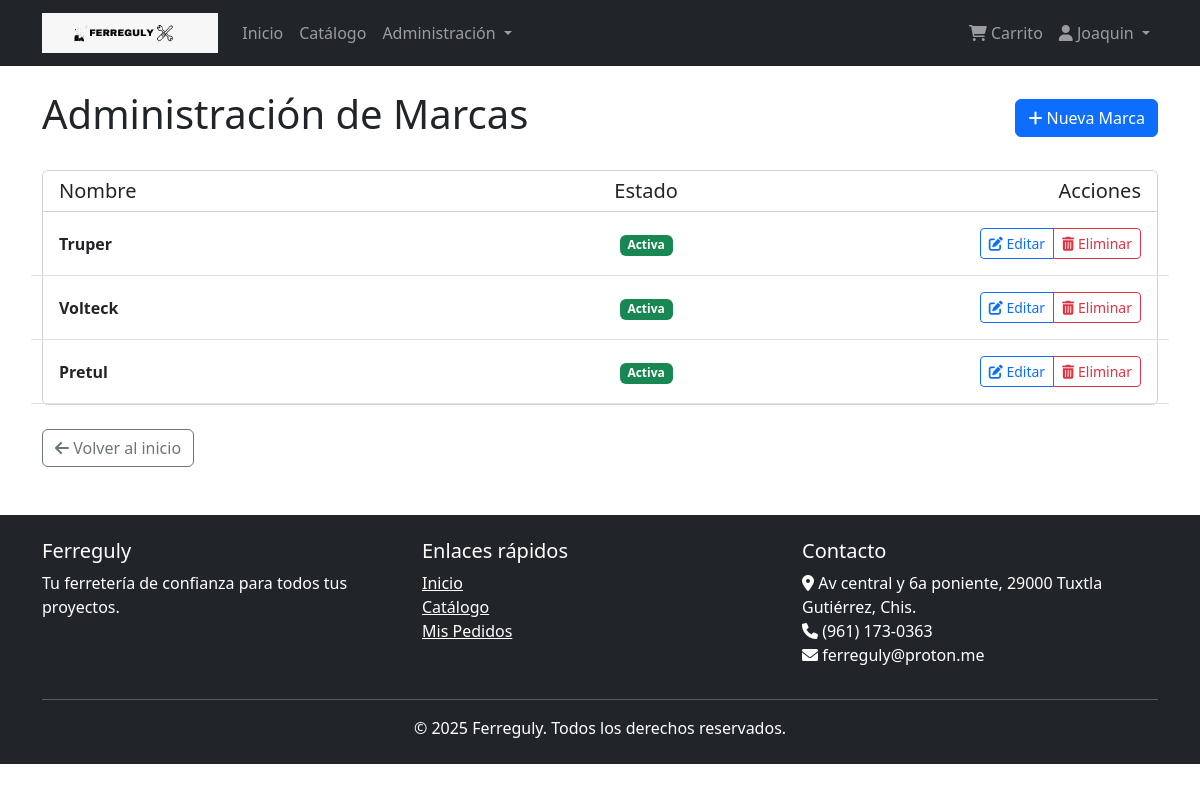
/productos/admin/marcas/ (signed in), run on the app's committed database.
### usuarios/models.py (models this page shows, shortened)
class Usuario(AbstractBaseUser, PermissionsMixin):
    id_usuario = models.AutoField(primary_key=True)
    nombre = models.CharField(max_length=35)
    apellidos = models.CharField(max_length=50)
    email = models.EmailField(max_length=45, unique=True)
    telefono = models.CharField(max_length=10, null=True, blank=True)
    tipo_usuario = models.CharField(
        max_length=15,
        choices=[('cliente', 'Cliente'), ('administrador', 'Administrador')],
        default='cliente'
    )
    fecha_registro = models.DateTimeField(default=timezone.now)
    activo = models.BooleanField(default=True)
    is_staff = models.BooleanField(default=False)
    is_active = models.BooleanField(default=True)
    USERNAME_FIELD = 'email'
    REQUIRED_FIELDS = ['nombre', 'apellidos']
    objects = UsuarioManager()
    class Meta:
        db_table = 'usuario'
        verbose_name = 'Usuario'
        verbose_name_plural = 'Usuarios'

### productos/models.py (models this page shows, shortened)
class Marca(models.Model):
    id_marca = models.AutoField(primary_key=True)
    nombre = models.CharField(max_length=35)
    activo = models.BooleanField(default=True)
    class Meta:
        db_table = 'marca'
        verbose_name = 'Marca'
        verbose_name_plural = 'Marcas'

### productos/views.py (the view)
# urls.py: path('admin/marcas/', views.MarcaListView.as_view(), name='marcas_lista'),
class MarcaListView(LoginRequiredMixin, ListView):
    model = Marca
    template_name = 'productos/admin/marcas/lista.html'
    context_object_name = 'marcas'
    def dispatch(self, request, *args, **kwargs):
        if not request.user.tipo_usuario == 'administrador':
            messages.error(request, 'No tienes permisos para acceder a esta página')
            return redirect('inicio')
        return super().dispatch(request, *args, **kwargs)

### templates/productos/admin/marcas/lista.html (shortened to what this page needs)
{% extends 'base.html' %}
{% block content %}
<div class="d-flex justify-content-between align-items-center mb-4">
    <h1>Administración de Marcas</h1>
    <a href="{% url 'marca_crear' %}" class="btn btn-primary">
        <i class="fas fa-plus"></i> Nueva Marca
    </a>
</div>
<div class="card">
    <div class="card-header bg-white">
        <div class="row">
            <div class="col-md-5">
                <h5 class="mb-0">Nombre</h5>
            </div>
            <div class="col-md-3 text-center">
                <h5 class="mb-0">Estado</h5>
            </div>
            <div class="col-md-4 text-end">
                <h5 class="mb-0">Acciones</h5>
            </div>
        </div>
    </div>
    <div class="card-body p-0">
        {% if marcas %}
            {% for marca in marcas %}
                <div class="row py-3 px-3 border-bottom align-items-center">
                    <div class="col-md-5">
                        <strong>{{ marca.nombre }}</strong>
                    </div>
                    <div class="col-md-3 text-center">
                        {% if marca.activo %}
                            <span class="badge bg-success">Activa</span>
                        {% else %}
                            <span class="badge bg-danger">Inactiva</span>
                        {% endif %}
                    </div>
                    <div class="col-md-4 text-end">
                        <div class="btn-group">
                            <a href="{% url 'marca_editar' marca.id_marca %}" class="btn btn-sm btn-outline-primary">
                                <i class="fas fa-edit"></i> Editar
                            </a>
                            <a href="{% url 'marca_eliminar' marca.id_marca %}" class="btn btn-sm btn-outline-danger">
                                <i class="fas fa-trash-alt"></i> Eliminar
                            </a>
                        </div>
                    </div>
                </div>
            {% endfor %}
        {% else %}
            <div class="p-4 text-center">
                <p class="text-muted mb-0">No hay marcas registradas</p>
            </div>
        {% endif %}
    </div>
</div>
<div class="mt-4">
    <a href="{% url 'inicio' %}" class="btn btn-outline-secondary">
        <i class="fas fa-arrow-left"></i> Volver al inicio
    </a>
</div>
{% endblock %}

### templates/base.html (shortened to what this page needs)
{% load static %}
<!DOCTYPE html>
<html lang="es">
<head>
    <link href="https://cdn.jsdelivr.net/npm/bootstrap@5.3.0-alpha1/dist/css/bootstrap.min.css" rel="stylesheet">
    <link rel="stylesheet" href="https://cdnjs.cloudflare.com/ajax/libs/font-awesome/6.0.0/css/all.min.css">
</head>
<body>
    <nav class="navbar navbar-expand-lg navbar-dark bg-dark">
        <div class="container">
            <a class="navbar-brand" href="{% url 'inicio' %}">
                <img src="{% static 'img/ferreguly.jpeg' %}" alt="Ferreguly Logo" style="height: 40px; width: auto;">
            </a>
            <div class="collapse navbar-collapse" id="navbarNav">
                <ul class="navbar-nav me-auto">
                    <li class="nav-item">
                        <a class="nav-link" href="{% url 'inicio' %}">Inicio</a>
                    </li>
                    <li class="nav-item">
                        <a class="nav-link" href="{% url 'catalogo' %}">Catálogo</a>
                    </li>
                    {% if user.is_authenticated %}
                        {% if user.tipo_usuario == 'administrador' %}
                            <li class="nav-item dropdown">
                                <a class="nav-link dropdown-toggle" href="#" role="button" data-bs-toggle="dropdown">
                                    Administración
                                </a>
                            </li>
                        {% endif %}
                    {% endif %}
                </ul>
                <ul class="navbar-nav">
                    {% if user.is_authenticated %}
                        <li class="nav-item">
                            <a class="nav-link" href="{% url 'carrito_lista' %}">
                                <i class="fas fa-shopping-cart"></i> Carrito
                            </a>
                        </li>
                        <li class="nav-item dropdown">
                            <a class="nav-link dropdown-toggle" href="#" role="button" data-bs-toggle="dropdown">
                                <i class="fas fa-user"></i> {{ user.nombre }}
                            </a>
                        </li>
                    {% endif %}
                </ul>
            </div>
        </div>
    </nav>
    <main class="container my-4">
        {% block content %}{% endblock %}
    </main>
    <footer class="bg-dark text-white py-4 mt-5">
        <div class="container">
            <div class="row">
                <div class="col-md-4">
                    <h5>Ferreguly</h5>
                    <p>Tu ferretería de confianza para todos tus proyectos.</p>
                </div>
                <div class="col-md-4">
                    <h5>Enlaces rápidos</h5>
                    <ul class="list-unstyled">
                        <li><a href="{% url 'inicio' %}" class="text-white">Inicio</a></li>
                        <li><a href="{% url 'catalogo' %}" class="text-white">Catálogo</a></li>
                        {% if user.is_authenticated %}
                            <li><a href="{% url 'pedidos_lista' %}" class="text-white">Mis Pedidos</a></li>
                        {% else %}
                            <li><a href="{% url 'login' %}" class="text-white">Iniciar Sesión</a></li>
                        {% endif %}
                    </ul>
                </div>
                <div class="col-md-4">
                    <h5>Contacto</h5>
                    <address>
                        <i class="fas fa-map-marker-alt"></i> Av central y 6a poniente, 29000 Tuxtla Gutiérrez, Chis.<br>
                        <i class="fas fa-phone"></i> (961) 173-0363<br>
                        <i class="fas fa-envelope"></i> ferreguly@proton.me
                    </address>
                </div>
            </div>
            <hr>
            <div class="row">
                <div class="col-12 text-center">
                    <p class="mb-0">&copy; {% now "Y" %} Ferreguly. Todos los derechos reservados.</p>
                </div>
            </div>
        </div>
    </footer>
</body>
</html>

### data on the page
Usuario: nombre "Joaquin"
Marca: nombre "Truper", activo "Activa"
Marca: nombre "Volteck", activo "Activa"
Marca: nombre "Pretul", activo "Activa"
